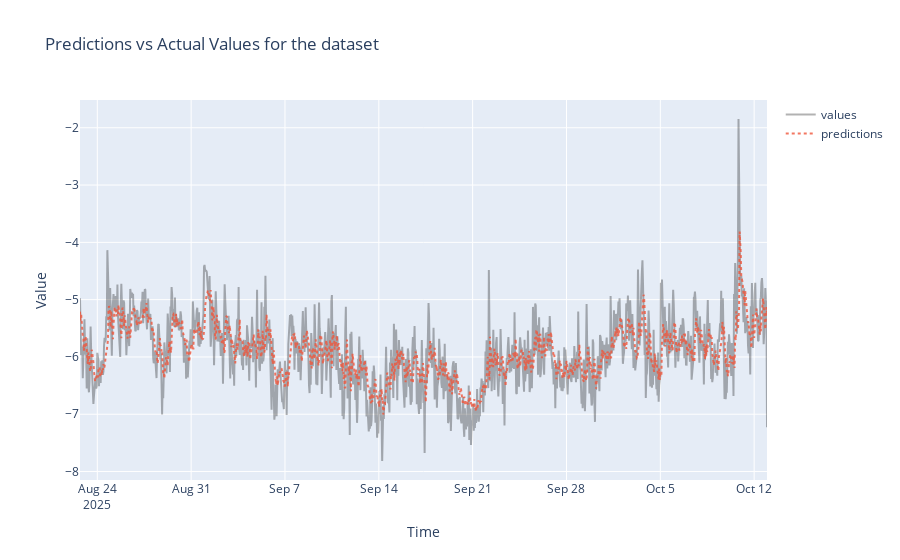

Notebook source saved alongside this figure:
### Markdown cell above
### Run tuning, final evaluation and feature importance

### Code cell
# hyperparameter tuning
cfg_tune = OmegaConf.create({
    "mode": "tune",
    "target_col": "value",
    "train_size": 0.85,
    "purge_hours": 1,
    "val_ratio": 0.15,
    "n_splits": 5,
    "test_size": 120,
    "n_trials": 5,
    "n_epochs": 20,
    "patience": 5
})
best_params = main(cfg_tune)

# Final evaluation
cfg_final = OmegaConf.create({
    "mode": "final",
    "target_col": "value",
    "train_size": 0.85,
    "purge_hours": 1,
    "best_params": best_params,
    "n_epochs": 20
})
preds_concat, metrics, feature_importance = main(cfg_final)

### Figure 1 — Plotly figure (JSON) as saved in the notebook; plotly's stock layout.template omitted (floating-point values rounded to 4 significant figures; data arrays with more than 128 entries replaced by an {"elided": "..."} marker saying what was removed)
{"data": [{"line": {"color": "rgba(0,0,0,0.3)"}, "mode": "lines", "name": "values", "type": "scatter", "x": {"elided": "1231 str values"}, "y": {"elided": "1231 float values"}}, {"line": {"dash": "dot"}, "mode": "lines", "name": "predictions", "opacity": 0.8, "type": "scatter", "x": {"elided": "1231 str values"}, "y": {"elided": "1231 float values"}}], "layout": {"title": {"text": "Predictions vs Actual Values for the dataset"}, "xaxis": {"title": {"text": "Time"}}, "yaxis": {"title": {"text": "Value"}}}}
